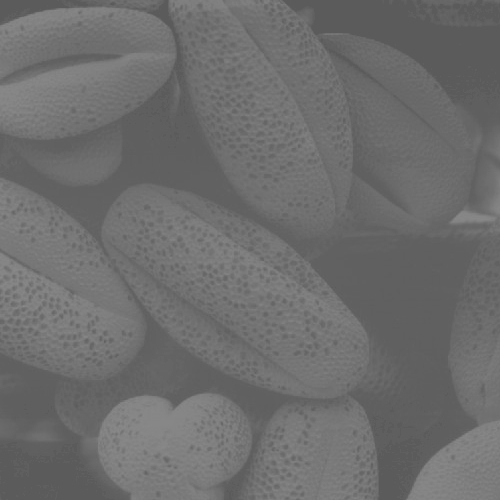
#> input picture assignment2/Food.jpg, 500 x 500 px
$ jupyter execute assignment2.ipynb
#> lines starting #> are read from the running program, lines starting #| are printed output that depends on the picture; after the words box and inside, x2 and y2 are one past the last pixel; in counts of white or black regions, pixels touching at a corner belong together
# Assignment 2

## Problem 1
Implement a Scaling function to linearly rescale (transform) the intensity values of the grayscale input
image to new intensity values. The Scaling function has two input parameters, inputIm and range, where
inputIm is the original grayscale image and range is a two-element vector containing the new minimum
and maximum intensity of the rescaled (transformed) image (e.g., scaledIm). The Scaling function has
two output parameters, where scaledIm is the transformed image and transFunc is the transform function,
which is a 256-element vector that stores the newly transformed intensity for each of the possible grayscale
intensities (i.e., the first and last elements of transFunc are the newly transformed values for intensity 0
and 255, respectively). Make sure that your function shows an appropriate error message if range contains
non-integer values, negative values, and a larger first element than the second element.
Note: Both input and output images of the Scaling function should be an array with the same size and the
same data type uint8.
Design four Scaling function calls to rescale the image foodIm to a new image scaledFoodIm. The first
three of these function calls will have three kinds of invalid data in range so appropriate error messages
will be displayed. The last function call will rescale the image foodIm to a new image scaledFoodIm
with an appropriate range [newMin newMax] so scaledFoodIm has a good quality. Plot transFunc in
Figure 1 with appropriate titles on both the x and y axes.

[cell 1]
import cv2
import os
import matplotlib.pyplot as plt
from matplotlib.gridspec import GridSpec
import numpy as np

cwd = os.getcwd()

[cell 2]
foodIm = cv2.imread(cwd + '/Food.jpg',cv2.IMREAD_GRAYSCALE)
#> foodIm is the input picture: shape (500, 500); min 90, max 138, mean 109.1


plt.imshow(foodIm,cmap='gray')
plt.title('Food unchanged Image')
plt.show()

def linearScaling(inputIm, inputRange):
    if type(inputRange[0]) != int or type(inputRange[1]) != int:
        raise TypeError("range must be a list of two integers")
    if inputRange[0] > inputRange[1]:
        raise ValueError("range[0] must be less than range[1]")
    if inputRange[0] < 0 or inputRange[1] < 0:
        raise ValueError("range must be positive integers")

    minValueInInput = np.min(inputIm)
    maxValueInInput = np.max(inputIm)

    print("minValueInInput: ", minValueInInput)
    print("maxValueInInput: ", maxValueInInput)

    newMin = inputRange[0]
    newMax = inputRange[1]

    slope = (newMax - newMin) / (maxValueInInput - minValueInInput)
    shift_intensity = newMin - slope * minValueInInput

    transFunc = np.arange(256, dtype=np.uint8)
    transFunc = (transFunc * slope + shift_intensity).astype(np.uint8)

    scaledIm = np.zeros(inputIm.shape, dtype=np.uint8)

    for i in range(inputIm.shape[0]):
        for j in range(inputIm.shape[1]):
            originalIntensity = inputIm[i][j]
            newIntensity = transFunc[originalIntensity]
            scaledIm[i][j] = newIntensity

    return scaledIm, transFunc


try :
    scaleRange = [100, 0]
    scaledFoodImg, func = linearScaling(foodIm, scaleRange)
except ValueError as e:
    print(e)

try:
    scaleRange = [-1, 100]
    scaledFoodImg, func = linearScaling(foodIm, scaleRange)
except ValueError as e:
    print(e)

try:
    scaleRange = [0.5, 100.6]
    scaledFoodImg, func = linearScaling(foodIm, scaleRange)
except TypeError as e:
    print(e)

try:
    scaleRange = [0, 255]
    scaledFoodImg, func = linearScaling(foodIm, scaleRange)
#> in linearScaling (call 4), `minValueInInput = np.min(inputIm)`: minValueInInput = 90
#> in linearScaling (call 4), `maxValueInInput = np.max(inputIm)`: maxValueInInput = 138
#| minValueInInput:  90
#| maxValueInInput:  138
#> in linearScaling (call 4), `slope = (newMax - newMin) / (maxValueInInput - minValueInInput)`: slope = 5.31
#> in linearScaling (call 4), `shift_intensity = newMin - slope * minValueInInput`: shift_intensity = -478.1
#> in linearScaling (call 4), `transFunc = (transFunc * slope + shift_intensity).astype(np.uint8)`: transFunc = 256 values, max 255 at index 138, min 0 at index 90, mean 124.1
#> after the loop in linearScaling (call 4), `for i in range(inputIm.shape[0]):`:
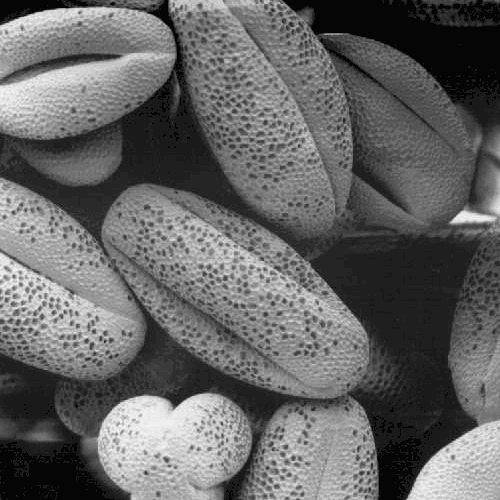
#> scaledIm: shape (500, 500); min 0, max 255, mean 100.8
#> func has the same summary as transFunc in linearScaling
except TypeError as e:
    print(e)

plt.imshow(scaledFoodImg,cmap='gray')
plt.title('Food scaled from [0, 255] Image')
plt.show()

plt.plot(func)
plt.title('Transformation Function')
plt.xlabel('Input Intensity')
plt.ylabel('Output Intensity')
plt.show()
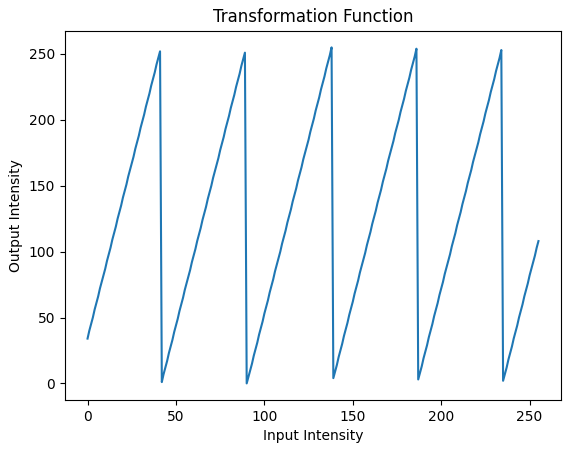
#> figure drawn by matplotlib, 1 panel; curve peaks at x = 138, y = 255

# Problem 2

Implement a CalHist function to calculate either the histogram or the normalized histogram of the
grayscale input image.
Call the CalHist function to calculate the histogram of the image scaledFoodIm.
Call the CalHist function to calculate the normalized histogram of the image scaledFoodIm.
Display the histogram and the normalized histogram side-by-side in Figure 2 with appropriate titles on
both the x and y axes.

[cell 3]
def CalHist(inputIm):
    hist = {}
    for i in range(inputIm.shape[0]):
        for j in range(inputIm.shape[1]):
            intensity = inputIm[i][j]
            if intensity in hist:
                hist[intensity] += 1
            else:
                hist[intensity] = 1
#> after the loop, hist = 49 items
    return hist

hist = CalHist(scaledFoodImg)
#> hist = 49 items

print("scaledFoodImg max intensity" , np.max(scaledFoodImg))
#| scaledFoodImg max intensity 255

normalizedScaledFoodImg = scaledFoodImg / 255

print("normalizedScaledFoodImg max intensity" , np.max(normalizedScaledFoodImg))
#| normalizedScaledFoodImg max intensity 1.0

normalisedHist = CalHist(normalizedScaledFoodImg)
#> normalisedHist = 49 items

print("normalisedHist max intensity" , np.max(normalisedHist.keys()))
#> (printed output is left out)

fig = plt.figure(figsize=(10, 5))
gs = GridSpec(1, 2, figure=fig)
ax1 = fig.add_subplot(gs[0, 0])
ax1.bar(hist.keys(), hist.values())
ax1.set_title('Histogram of Food unchanged Image')
ax1.set_xlabel('Intensity')
ax1.set_ylabel('Number of Pixels')

ax2 = fig.add_subplot(gs[0, 1])
ax2.bar(normalisedHist.keys(), normalisedHist.values())
ax2.set_title('Histogram of normalisedScaledFoodImg Image')
ax2.set_xlabel('Intensity')
ax2.set_ylabel('Number of Pixels')
plt.show()
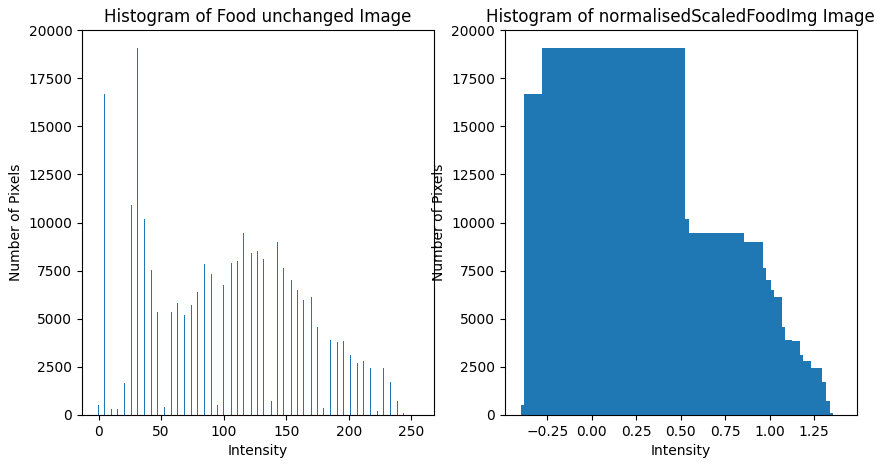
#> figure drawn by matplotlib, 2 panels; panel 1: tallest bar 19057 high, from x = 30.6 to 31.4; panel 2: tallest bar 19057 high, from x = -0.278 to 0.522

# Problem 3

Implement a HistEqualization function to perform histogram equalization on a grayscale input image to
achieve the maximum gray level of 256 by using the four steps explained in class. The
HistEqualization function has one input parameter inputIm representing the original grayscale image
and two output parameters, enhancedIm and transFunc, where enhancedIm is the histogram
equalization result (e.g., histogram equalized image) and transFunc is the histogram equalization
transform function, which is a vector of 256 elements with the first and last elements being the newly
transformed values for intensity 0 and 255, respectively.
2
Note: Both input and output images of the HistEqualization function should be an array with the same
size and the same data type uint8.
Call the HistEqualization function to generate the enhanced image equalizedFoodIm of the original
image foodIm and the corresponding transform function. Display the running time of using the
HistEqualization function to accomplish the task on the console.

[cell 4]
def histEqualization(inputImg):
    histogram = CalHist(inputImg)
#> histogram = 49 items
    histogram = [histogram.get(i, 0) for i in range(256)]
#> histogram = 256 values, max 19057 at index 96, min 0 at index 0, mean 976.6
    cumHist = np.cumsum(histogram) / np.sum(histogram)
#> cumHist = 256 values from 0 to 1
    func = np.uint8(255 * cumHist)
#> func = 256 values from 0 to 255
    equalizedImg = func[inputImg]
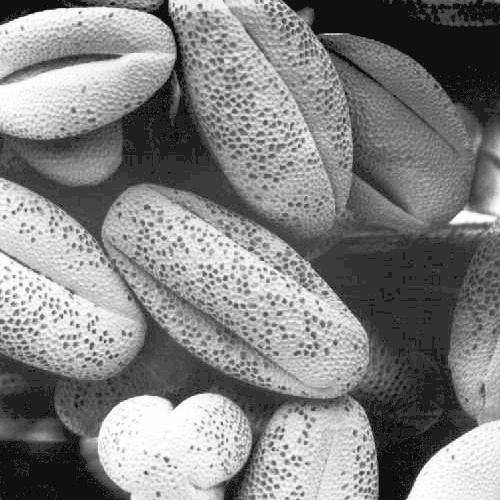
#> equalizedImg: shape (500, 500); min 0, max 255, mean 131.3
    return equalizedImg, func


import time
start = time.time()
equalizedFoodImg, customHistEqualizationTransfunc = histEqualization(foodIm)
#> customHistEqualizationTransfunc = 256 values from 0 to 255
end = time.time()
print("histEqualization takes ", end - start, " seconds")


plt.imshow(equalizedFoodImg,cmap='gray')
plt.title('Food equalized Image')
plt.show()

# Problem 4

built in function to perform histogram equalization on a grayscale input image to achieve the maximum gray level of 256 and return the transform function. Display the running time of using the built in function to accomplish the task on the console.

[cell 5]
import time
start_time = time.time()
equalizedFoodImg = cv2.equalizeHist(foodIm)
print("Built in function takes %s seconds" % (time.time() - start_time))

plt.imshow(equalizedFoodImg,cmap='gray')
plt.title('Food equalized Image')
plt.show()

# Problem 5
Please carefully read the paper titled “Contrast Enhancement Using Brightness Preserving Bi-Histogram
Equalization” to understand the basic idea of Brightness Preserving Bi-Histogram Equalization (BBHE).
Implement a BBHE function to perform a contrast enhancement operation as proposed in the paper and
return the transform function, which is a vector of 256 elements with the first and last elements being the
newly transformed values for intensity 0 and 255, respectively. Display the running time of using the
BBHE function to accomplish the task on the console. Make sure to use comments to describe basic steps
or ideas of the technique.
Call the BBHE function to generate the enhanced image BBHEFoodIm of the original image foodIm.
Display the enhanced images generated in Problems 3, 4, and 5 side-by-side in Figure 3 with appropriate
titles.
Plot the transform functions obtained in Problems 3, 4, and 5 side-by-side in Figure 4 with appropriate
titles on both the x and y axes. If the built-in function does not return a transform function in Problem 4,
you plot the transform functions obtained in Problems 3 and 5 side-by-side in Figure 4 with appropriate
titles on both the x and y axes.
Compute and display the Peak Signal to Noise Ratio (PSNR) values to compare equalizedFoodIm
(obtained in Problem 3) with the original image foodIm and compare BBHEFoodIm (obtained in Problem
5) with the original image foodIm, respectively.

[cell 6]
def BBHE(inputIm):
    # get the mean intensity so I can know where to separate the image into dark and light part
    # meanIntensity = np.mean(inputIm)
    # or use the a set threshold. I found that the set threshold of the middle of the 256 intensity looked the best visually
    threshold =128
    # threshold = int(meanIntensity)
    dark_part = inputIm.copy()
    light_part = inputIm.copy()
    # separate dark and light part
    dark_part[dark_part > threshold] = 0
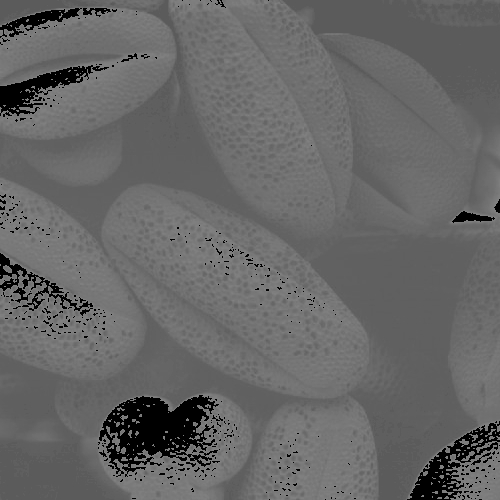
#> dark_part: shape (500, 500); 5.24% of pixels changed, all inside (x1, y1, x2, y2) = (0, 0, 500, 500)
    light_part[light_part <= threshold] = 0
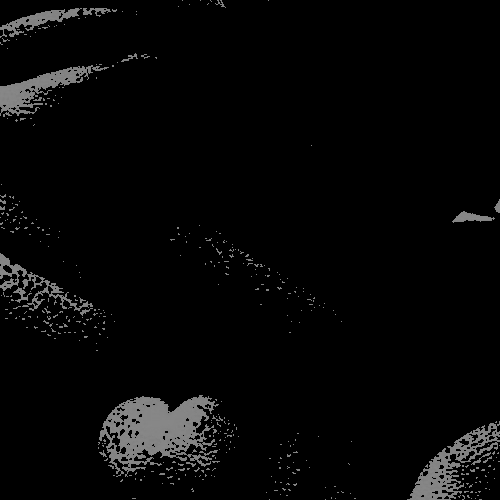
#> light_part: shape (500, 500); min 0, max 138, mean 6.9

    # perform histogram equalization on dark and light parts
    enhanced_dark_part, func_dark = histEqualization(dark_part)
#> in histEqualization (call 2), `histogram = CalHist(inputImg)`: histogram = 40 items
#> in histEqualization (call 2), `histogram = [histogram.get(i, 0) for i in range(256)]`: histogram = 256 values, max 19057 at index 96, min 0 at index 1, mean 976.6
#> in histEqualization (call 2), `cumHist = np.cumsum(histogram) / np.sum(histogram)`: cumHist = 256 values from 0.0524 to 1
#> in histEqualization (call 2), `func = np.uint8(255 * cumHist)`: func = 256 values from 13 to 255
#> in histEqualization (call 2), `equalizedImg = func[inputImg]`:
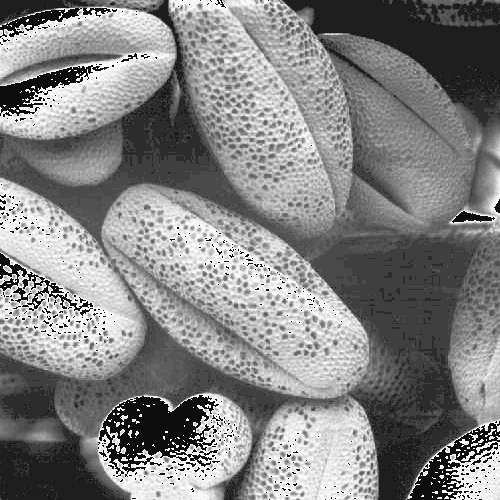
#> equalizedImg: shape (500, 500); min 13, max 255, mean 131.6
#> func_dark = 256 values from 13 to 255
    enhanced_light_part, func_light = histEqualization(light_part)
#> func_light = 256 values from 241 to 255

    # combine the enhanced dark and light parts together to get the final enhanced image
    enhancedIm = enhanced_dark_part + enhanced_light_part

    # combine the transformation functions of the dark and light parts together to get the final transformation function
    transFunc = np.arange(256, dtype=np.uint8) # create an array of 256 elements with the data type of uint8
    transFunc[func_dark] = func_dark # set the first half of the array to the transformation function of the dark part
    transFunc[func_light + threshold] = func_light + threshold # set the second half of the array to the transformation function of the light part

    return enhancedIm, transFunc


start_time = time.time()
enhancedIm, BBHETransformFun = BBHE(foodIm)
#> BBHETransformFun = 256 values from 0 to 255
end_time = time.time()
print("BBHE takes ", end_time - start_time, " seconds")


custom_hist_equalizedFoodImg = histEqualization(foodIm)[0]
# display the enhancedIm and the equalizedFoodImg and the custom_hist_equalizedFoodImg side by side
fig = plt.figure(figsize=(10, 5))
gs = GridSpec(1, 3, figure=fig)
ax1 = fig.add_subplot(gs[0, 0])
ax1.imshow(enhancedIm,cmap='gray')
ax1.set_title('BBHE enhanced Image')
ax2 = fig.add_subplot(gs[0, 1])
ax2.imshow(equalizedFoodImg,cmap='gray')
ax2.set_title('Built in function equalized Image')
ax3 = fig.add_subplot(gs[0, 2])
ax3.imshow(custom_hist_equalizedFoodImg,cmap='gray')
ax3.set_title('Custom hist equalized Image')
plt.show()

# plot the BBHETTransformFun and the customHistEqualizationTransfunc side by side
fig = plt.figure(figsize=(10, 5))
gs = GridSpec(1, 2, figure=fig)
ax1 = fig.add_subplot(gs[0, 0])
ax1.plot(BBHETransformFun)
ax1.set_title('BBHE Transformation Function')
ax1.set_xlabel('Input Intensity')
ax1.set_ylabel('Output Intensity')
ax2 = fig.add_subplot(gs[0, 1])
ax2.plot(customHistEqualizationTransfunc)
ax2.set_title('Custom hist Transformation Function')
ax2.set_xlabel('Input Intensity')
ax2.set_ylabel('Output Intensity')
plt.show()
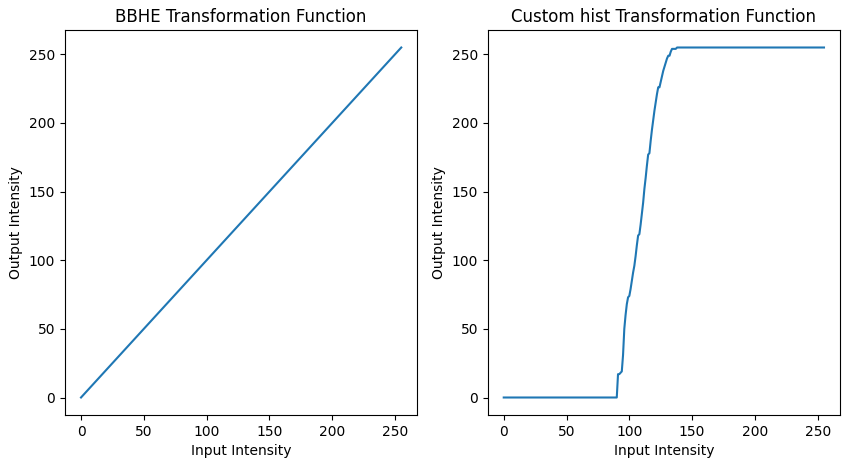
#> figure drawn by matplotlib, 2 panels; panel 1: curve peaks at x = 255, y = 255; panel 2: curve peaks at x = 138, y = 255
